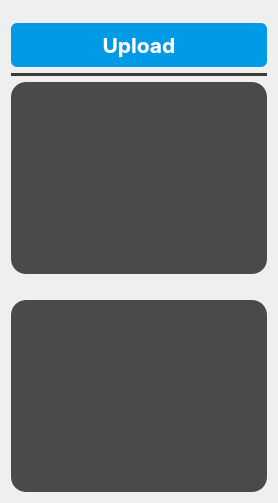
     <widget class="QWidget" name="rightwidget" native="true">
      <layout class="QVBoxLayout" name="verticalLayout_2">
       <item>
        <widget class="QPushButton" name="importButton">
         <property name="font">
          <font>
           <family>-apple-system</family>
           <pointsize>16</pointsize>
           <weight>75</weight>
           <bold>true</bold>
          </font>
         </property>
         <property name="styleSheet">
          <string notr="true">QPushButton{
  appearance: button;
  backface-visibility: hidden;
  background-color: rgb(0, 154, 231);
  border-radius: 6px;
  border-width: 0;
  box-shadow: rgba(50, 50, 93, .1) 0 0 0 1px inset,rgba(50, 50, 93, .1) 0 2px 5px 0,rgba(0, 0, 0, .07) 0 1px 1px 0;
  box-sizing: border-box;
  color: #fff;
  cursor: pointer;
  font-family: -apple-system,system-ui,&quot;Segoe UI&quot;,Roboto,&quot;Helvetica Neue&quot;,Ubuntu,sans-serif;
  font-size: 100%;
  height: 44px;
  line-height: 1.15;
  margin: 12px 0 0;
  outline: none;
  overflow: hidden;
  padding: 0 10px;
  position: relative;
  text-align: center;
  text-transform: none;
  transform: translateZ(0);
  transition: all .2s,box-shadow .08s ease-in;
  touch-action: manipulation;
  width: 100%;
}
QPushButton:hover{
background-color: rgb(0, 115, 173);
}
QPushButton:pressed{
background-color:  rgb(0, 115, 173);
}
</string>
         </property>
         <property name="text">
          <string>Upload</string>
         </property>
         <property name="icon">
          <iconset>
           <normaloff>../../../0-MostafaMousaControl_PanelTask/Vital-Signals-Multichannel-Viewer/Vital-Signals-Multichannel-Viewer-main/ui/Icons/upload-.svg</normaloff>../../../0-MostafaMousaControl_PanelTask/Vital-Signals-Multichannel-Viewer/Vital-Signals-Multichannel-Viewer-main/ui/Icons/upload-.svg</iconset>
         </property>
         <property name="iconSize">
          <size>
           <width>25</width>
           <height>25</height>
          </size>
         </property>
        </widget>
       </item>
       <item>
        <widget class="Line" name="line_7">
         <property name="font">
          <font>
           <pointsize>100</pointsize>
           <weight>50</weight>
           <bold>false</bold>
          </font>
         </property>
         <property name="styleSheet">
          <string notr="true">/* Line style */

  /* Set the width of the line */
  width: 20px;

  /* Set the height of the line */
  height: 5px;

  /* Set the background color of the line */
  background-color: #3a3b3c;

  /* Set the border of the line */
  border: 10px;

  /* Set the border radius of the line */
  border-radius:5px;



</string>
         </property>
         <property name="lineWidth">
          <number>50</number>
         </property>
         <property name="midLineWidth">
          <number>100</number>
         </property>
         <property name="orientation">
          <enum>Qt::Horizontal</enum>
         </property>
        </widget>
       </item>
       <item>
        <widget class="QListWidget" name="hideList1">
         <property name="sizePolicy">
          <sizepolicy hsizetype="MinimumExpanding" vsizetype="Expanding">
           <horstretch>0</horstretch>
           <verstretch>0</verstretch>
          </sizepolicy>
         </property>
         <property name="styleSheet">
          <string notr="true">QListWidget {
    background-color: #4a4a4a; /* Background color of the list widget */
    /*border: 1px solid #c0c0c0; /* Border color and width */
    padding: 5px; /* Padding around the list items */
	border-radius: 15px;
}

QListWidget::item {
    background-color: #4a4a4a; /* Background color of each list item */
    padding: 5px; /* Padding inside each list item */
    border-bottom: 1px solid #c0c0c0; /* Separator between list items */
    border-radius: 15px; /* Border radius for rounded corners */
	color: #ffffff;
}


QListWidget::item:selected {
    background-color: #3399ff; /* Background color of selected item */
    color: #ffffff; /* Text color of selected item */
}

QListWidget::item:hover {
    background-color: #e0e0e0; /* Background color when hovering over an item */
}
</string>
         </property>
         <property name="autoScrollMargin">
          <number>50</number>
         </property>
        </widget>
       </item>
       <item>
        <spacer name="verticalSpacer_2">
         <property name="orientation">
          <enum>Qt::Horizontal</enum>
         </property>
         <property name="sizeType">
          <enum>QSizePolicy::Maximum</enum>
         </property>
         <property name="sizeHint" stdset="0">
          <size>
           <width>180</width>
           <height>20</height>
          </size>
         </property>
        </spacer>
       </item>
       <item>
        <widget class="QListWidget" name="hideList2">
         <property name="sizePolicy">
          <sizepolicy hsizetype="MinimumExpanding" vsizetype="Expanding">
           <horstretch>0</horstretch>
           <verstretch>0</verstretch>
          </sizepolicy>
         </property>
         <property name="styleSheet">
          <string notr="true">QListWidget {
    background-color: #4a4a4a; /* Background color of the list widget */
    /*border: 1px solid #c0c0c0; /* Border color and width */
    padding: 5px; /* Padding around the list items */
	border-radius: 15px;
}

QListWidget::item {
    background-color: #4a4a4a; /* Background color of each list item */
    padding: 5px; /* Padding inside each list item */
    border-bottom: 1px solid #c0c0c0; /* Separator between list items */
    border-radius: 15px; /* Border radius for rounded corners */
	color: #ffffff;
}


QListWidget::item:selected {
    background-color: #3399ff; /* Background color of selected item */
    color: #ffffff; /* Text color of selected item */
}

QListWidget::item:hover {
    background-color: #e0e0e0; /* Background color when hovering over an item */
}
</string>
         </property>
         <property name="autoScrollMargin">
          <number>50</number>
         </property>
        </widget>
       </item>
      </layout>
     </widget>
